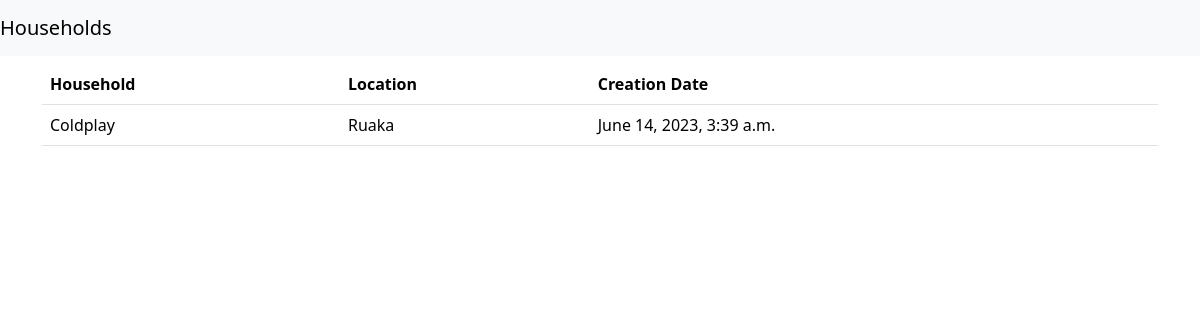
The page /households/ on the database as committed earlier.
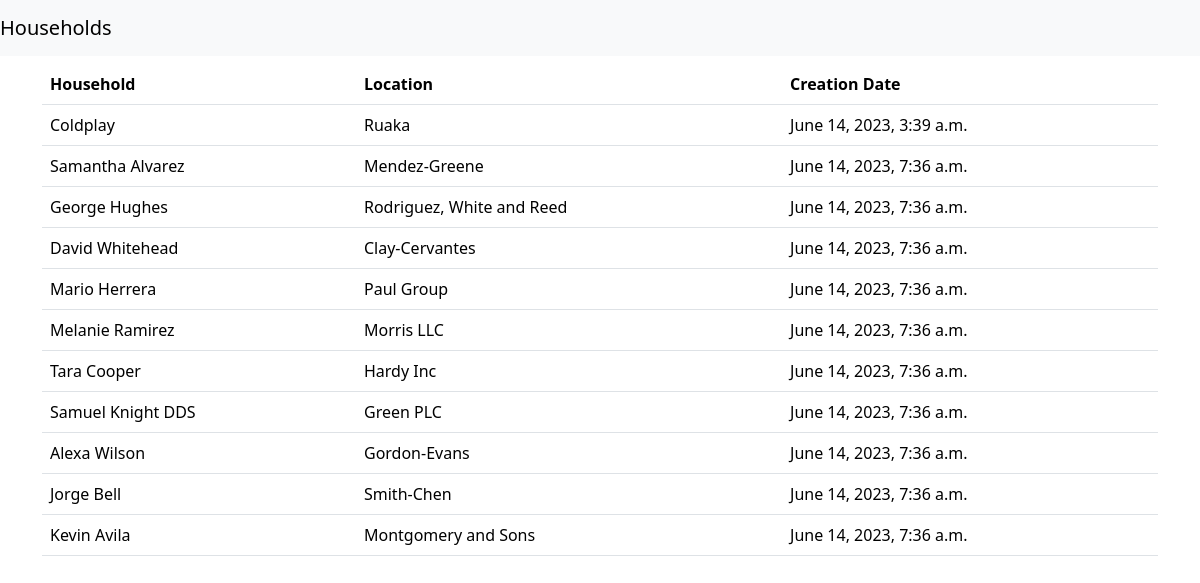
The same page on the database as committed later.
### household/models.py (models this page shows, shortened)
class Household(models.Model):
    office = models.ForeignKey(Office, on_delete=models.CASCADE)
    uuid = models.UUIDField(default=uuid.uuid4, editable=False)
    name = models.CharField(max_length=200, help_text="Household Name")
    location = models.ForeignKey(Location, on_delete=models.CASCADE)
    creation_date = models.DateTimeField(null=False, blank=False, default=timezone.now)
    created_by = models.ForeignKey(User, on_delete=models.CASCADE, related_name='household_created_by')
    last_modified_date = models.DateTimeField(null=False, blank=False, default=timezone.now)
    last_modified_by = models.ForeignKey(User, on_delete=models.CASCADE, related_name='household_last_modified_by')
    class Meta:
        verbose_name = "Household"
        verbose_name_plural = "Households"

class Location(models.Model):
    name = models.CharField(max_length=200, help_text="Name")
    uuid = models.UUIDField(default=uuid.uuid4, editable=False)
    creation_date = models.DateTimeField(null=False, blank=False, default=timezone.now)
    created_by = models.ForeignKey(User, on_delete=models.CASCADE, related_name='location_created_by')
    last_modified_date = models.DateTimeField(null=False, blank=False, default=timezone.now)
    last_modified_by = models.ForeignKey(User, on_delete=models.CASCADE, related_name='location_last_modified_by')
    class Meta:
        verbose_name = "Location"
        verbose_name_plural = "Locations"
    def __str__(self):
        return self.name

### household/views.py (the view)
# urls.py: path('households/', HouseholdListView.as_view(), name='household_list'),
class HouseholdListView(ListView):
    model = Household
    template_name = 'household/index.html'
    context_object_name = 'households'
    paginate_by = 20

### household/templates/household/index.html (shortened to what this page needs)
{% extends "base.html" %}
{% block page_heading %}
    Households
{% endblock page_heading %}
{% block content %}
<div>
    <table class="table">
        <thead class="thead-dark">
        <tr>
            <th scope="col">Household</th>
            <th scope="col">Location</th>
            <th scope="col">Creation Date</th>
        </tr>
        </thead>
        {% for household in households %}
        <tbody>
        <tr>
            <td>{{ household.name }}</td>
            <td>{{ household.location }}</td>
            <td>{{ household.creation_date }}</td>
        </tr>
        </tbody>
        {% endfor %}
    </table>
</div>
{% endblock content %}

### household/templates/base.html (shortened to what this page needs)
<!doctype html>
<html lang="en">
<head>
    {% load bootstrap5 %}
    {% bootstrap_css %}
</head>
<body>
<nav class="navbar navbar-expand-lg navbar-light bg-light mb-2 align-items-center">
    <a class="navbar-brand" href="#">
        {% block page_heading %}
        {% endblock %}
    </a>
</nav>
<div class="container">
    {% block content %}
    {% endblock %}
</html>

Rows that differ between the two databases and show on the page:
added Household: name "Samantha Alvarez", location "Mendez-Greene", creation_date "June 14, 2023, 7:36 a.m."
added Household: name "George Hughes", location "Rodriguez, White and Reed", creation_date "June 14, 2023, 7:36 a.m."
added Household: name "David Whitehead", location "Clay-Cervantes", creation_date "June 14, 2023, 7:36 a.m."
added Household: name "Mario Herrera", location "Paul Group", creation_date "June 14, 2023, 7:36 a.m."
added Household: name "Melanie Ramirez", location "Morris LLC", creation_date "June 14, 2023, 7:36 a.m."
added Household: name "Tara Cooper", location "Hardy Inc", creation_date "June 14, 2023, 7:36 a.m."
added Household: name "Samuel Knight DDS", location "Green PLC", creation_date "June 14, 2023, 7:36 a.m."
added Household: name "Alexa Wilson", location "Gordon-Evans", creation_date "June 14, 2023, 7:36 a.m."
added Household: name "Jorge Bell", location "Smith-Chen", creation_date "June 14, 2023, 7:36 a.m."
added Household: name "Kevin Avila", location "Montgomery and Sons", creation_date "June 14, 2023, 7:36 a.m."
